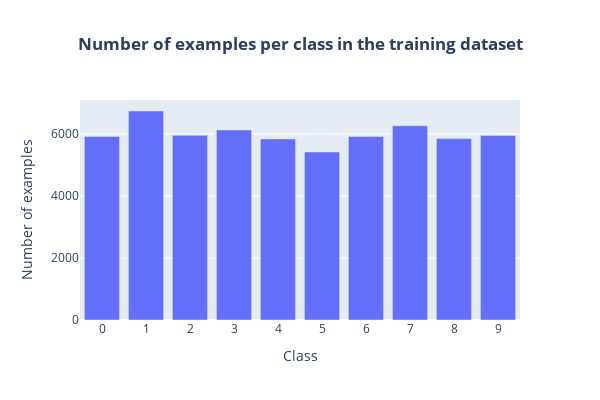
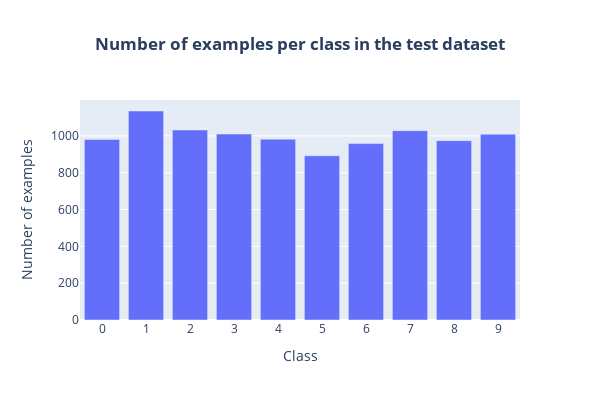

Notebook cell for these charts, in order:
### Code cell
# Dataset balancing analysis
from tensorflow.keras.utils import to_categorical

yy = to_categorical(y) # "to_categorical" function is creating an one-hot encoded categorical representation
print ("(One hot encoding) yy[0]: ", yy[0], " // (Original label) y[0]: ", y[0])
yyt = to_categorical(yt) # "to_categorical" function is creating an one-hot encoded categorical representation
print ("(One hot encoding) yyt[0]: ", yyt[0], " // (Original label) yt[0]: ", yt[0])
sum_along_columns1 = np.sum(yy, axis = 0) # Sum the one-hot encoding matrix gives the total of samples per label (training data)
print(sum_along_columns1)
sum_along_columns2 = np.sum(yyt, axis = 0) # Sum the one-hot encoding matrix gives the total of samples per label (testing data)
print(sum_along_columns2)
fig1 = px.bar(x=range(10),y=sum_along_columns1, width=600, height=400,
              labels=dict(x="Class", y="Number of examples"), title="<b>Number of examples per class in the training dataset</b>")
fig1.update_layout(xaxis = dict(tickmode = 'linear', dtick = 1), title_x=0.5)
fig1.show()
fig2 = px.bar(x=range(10),y=sum_along_columns2, width=600, height=400,
              labels=dict(x="Class", y="Number of examples"), title="<b>Number of examples per class in the test dataset</b>")
fig2.update_layout(xaxis = dict(tickmode = 'linear', dtick = 1), title_x=0.5)
fig2.show()

### Figure 1 — Plotly figure (JSON) as saved in the notebook; plotly's stock layout.template omitted (floating-point values rounded to 4 significant figures)
{"data": [{"alignmentgroup": "True", "hovertemplate": "Class=%{x}<br>Number of examples=%{y}<extra></extra>", "legendgroup": "", "marker": {"color": "#636efa", "pattern": {"shape": ""}}, "name": "", "offsetgroup": "", "orientation": "v", "showlegend": false, "textposition": "auto", "type": "bar", "x": [0, 1, 2, 3, 4, 5, 6, 7, 8, 9], "xaxis": "x", "y": [5923, 6742, 5958, 6131, 5842, 5421, 5918, 6265, 5851, 5949], "yaxis": "y"}], "layout": {"barmode": "relative", "height": 400, "legend": {"tracegroupgap": 0}, "title": {"text": "<b>Number of examples per class in the training dataset</b>", "x": 0.5}, "width": 600, "xaxis": {"anchor": "y", "domain": [0, 1], "dtick": 1, "tickmode": "linear", "title": {"text": "Class"}}, "yaxis": {"anchor": "x", "domain": [0, 1], "title": {"text": "Number of examples"}}}}

### Figure 2 — Plotly figure (JSON) as saved in the notebook; plotly's stock layout.template omitted (floating-point values rounded to 4 significant figures)
{"data": [{"alignmentgroup": "True", "hovertemplate": "Class=%{x}<br>Number of examples=%{y}<extra></extra>", "legendgroup": "", "marker": {"color": "#636efa", "pattern": {"shape": ""}}, "name": "", "offsetgroup": "", "orientation": "v", "showlegend": false, "textposition": "auto", "type": "bar", "x": [0, 1, 2, 3, 4, 5, 6, 7, 8, 9], "xaxis": "x", "y": [980, 1135, 1032, 1010, 982, 892, 958, 1028, 974, 1009], "yaxis": "y"}], "layout": {"barmode": "relative", "height": 400, "legend": {"tracegroupgap": 0}, "title": {"text": "<b>Number of examples per class in the test dataset</b>", "x": 0.5}, "width": 600, "xaxis": {"anchor": "y", "domain": [0, 1], "dtick": 1, "tickmode": "linear", "title": {"text": "Class"}}, "yaxis": {"anchor": "x", "domain": [0, 1], "title": {"text": "Number of examples"}}}}
